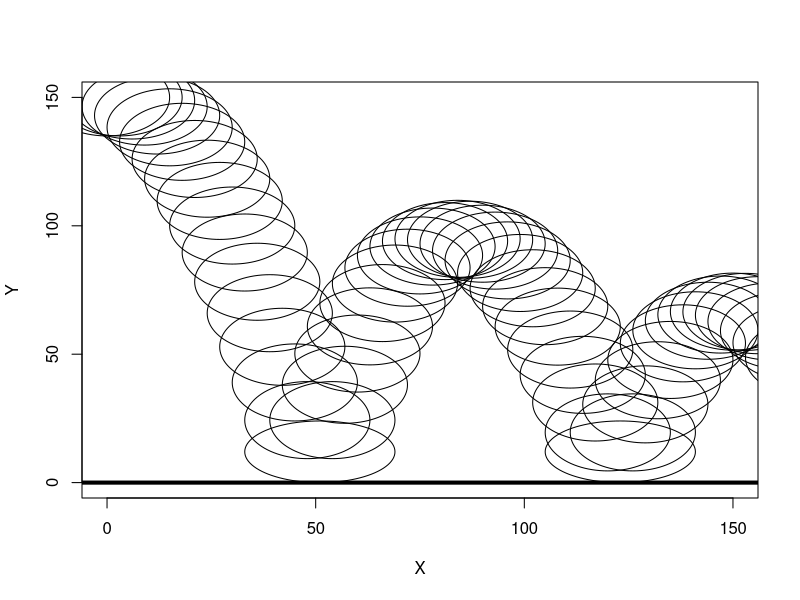

Here is the R script that generated this plot:
pelo <- function(n = 20, x = 0, y = 150, dy = 0, r = 15) {
  require(plotrix)
  plot(NA, ylim = c(0, 150), xlim =c(0, 150), ylab = 'Y', xlab = 'X')
  draw.ellipse(x, y, r, r)
  abline(h = 0, lwd = 4)
  for (i in 1:n) {
    Sys.sleep(0.07)
    cat('i =', i, '\r')
    x <- x + 3.0
    y <- y - dy
    if (y < r) {
      dy = - dy
      draw.ellipse(x, 0.8 * r, 1.2 * r, 0.8 * r)
    } else {
      dy = dy * 0.97 + 1.2
      draw.ellipse(x, y, r, r)
    }
  }
  cat('\n')
}
pelo(60)
